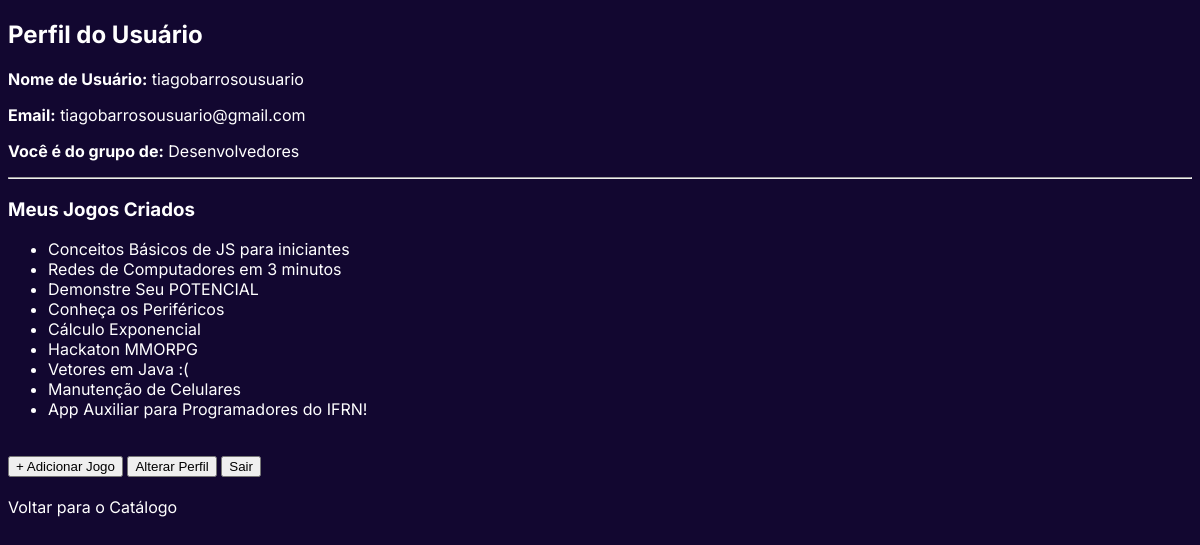
The page /perfil/ (signed in) on the database its author committed.
### potplayapp/models.py (models this page shows, shortened)
class Jogo(models.Model):
    desenvolvedor = models.ForeignKey(User, on_delete=models.CASCADE, related_name="jogos_criados")
    categoria = models.ForeignKey(Categoria, on_delete=models.SET_NULL, null=True, blank=False)
    nome = models.CharField(max_length=255)
    descricao = models.TextField()
    arquivo_jogo = models.FileField(upload_to='arquivos_jogos/')
    data_submissao = models.DateTimeField(auto_now_add=True)

### potplayapp/views.py (the view)
# urls.py: path('perfil/', views.perfil_view, name='perfil'),
@login_required
def perfil_view(request):
    jogos_criados = Jogo.objects.filter(desenvolvedor=request.user)
    return render(request, 'perfil.html', {'jogos_criados': jogos_criados})

### potplayapp/templates/perfil.html (shortened to what this page needs)
{% load static %}
<!DOCTYPE html>
<html lang="pt-br">
<head>
    <link rel="stylesheet" href="{% static 'potplayapp/css/global.css' %}">
</head>
<body>
    <h2>Perfil do Usuário</h2>
    <p><strong>Nome de Usuário:</strong> {{ user.username }}</p>
    <p><strong>Email:</strong> {{ user.email }}</p>
    <p><strong>Você é do grupo de:</strong> {{ user.groups.first.name }}</p>
    <hr>
    <h3>Meus Jogos Criados</h3>
    {% if jogos_criados %}
        <ul>
            {% for jogo in jogos_criados %}
                <li>{{ jogo.nome }}</li>
            {% endfor %}
        </ul>
    {% else %}
        <p>Você ainda não adicionou nenhum jogo.</p>
    {% endif %}
    <br>
    <a href="{% url 'adicionar_jogo' %}"><button>+ Adicionar Jogo</button></a>
    <a href="{% url 'alterar_perfil' %}"><button>Alterar Perfil</button></a>
    <a href="{% url 'logout' %}"><button>Sair</button></a>
    <br><br>
    <a href="{% url 'home' %}">Voltar para o Catálogo</a>
</body>
</html>

### potplayapp/static/potplayapp/css/global.css (style rules this page uses)
body { font-family: "Inter", sans-serif; background-color: #120730; color: white; }
a { color: white; text-decoration: none; }

### rows shown on the page
Jogo: nome "Conceitos Básicos de JS para iniciantes"
Jogo: nome "Redes de Computadores em 3 minutos"
Jogo: nome "Demonstre Seu POTENCIAL"
Jogo: nome "Conheça os Periféricos"
Jogo: nome "Cálculo Exponencial"
Jogo: nome "Hackaton MMORPG"
Jogo: nome "Vetores em Java :("
Jogo: nome "Manutenção de Celulares"
Jogo: nome "App Auxiliar para Programadores do IFRN!"

### other values the page prints
{{ user.username }} "tiagobarrosousuario"
{{ user.email }} "tiagobarrosousuario@gmail.com"
{{ user.groups.first.name }} "Desenvolvedores"
